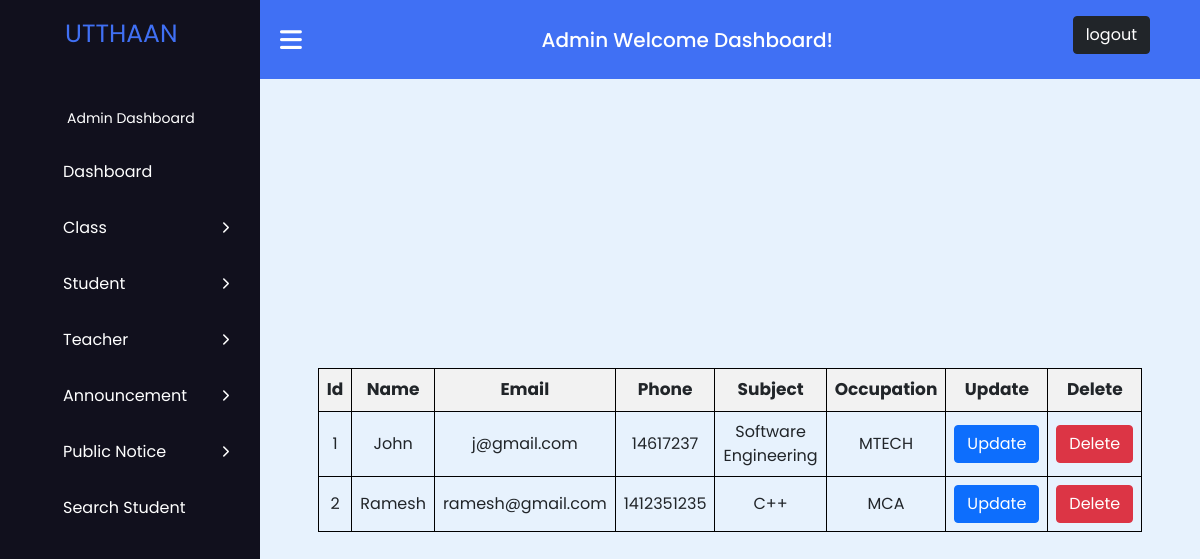
Page /manage_teacher.php (signed in) on the committed database.
### tables this page shows
CREATE TABLE `teacher` (
  `id` int(50) NOT NULL,
  `name` varchar(20) DEFAULT NULL,
  `email` varchar(30) DEFAULT NULL,
  `phone` int(20) DEFAULT NULL,
  `subject` varchar(30) DEFAULT NULL,
  `occupation` varchar(20) DEFAULT NULL
);

### manage_teacher.php (the view, shortened to what this page needs)
<?php
$host = "localhost";
$user = "root";
$password = "";
$database = "sms-project";
$data = mysqli_connect($host, $user, $password, $database);
$sql = "SELECT * FROM teacher";
$result = mysqli_query($data, $sql);
?>
<!DOCTYPE html>
<html lang="en">
<head>
    <link rel="stylesheet" href="https://cdnjs.cloudflare.com/ajax/libs/font-awesome/6.2.1/css/all.min.css" />
    <link href="https://cdn.jsdelivr.net/npm/bootstrap@5.0.2/dist/css/bootstrap.min.css" rel="stylesheet">
</head>
<body>
    <?php
    include 'admin_sidebar.php';
    ?>
    <main class="main">
        <table>
            <thead>
                <tr>
                    <th class="table_th">Id</th>
                    <th class="table_th">Name</th>
                    <th class="table_th">Email</th>
                    <th class="table_th">Phone</th>
                    <th class="table_th">Subject</th>
                    <th class="table_th">Occupation</th>
                    <th class="table_th">Update</th>
                    <th class="table_th">Delete</th>
                </tr>
            </thead>
            <tbody>
                <?php
                $sno=1;
                while ($info = $result->fetch_assoc()) {
                    ?>
                    <tr>
                       <td class="table_td"> <?php echo $sno++; ?></td>
                        <td class="table_td">
                            <?php echo "{$info['name']}"; ?>
                        </td>
                        <td class="table_td">
                            <?php echo "{$info['email']}"; ?>
                        </td>
                        <td class="table_td">
                            <?php echo "{$info['phone']}"; ?>
                        </td>
                        <td class="table_td">
                            <?php echo "{$info['subject']}"; ?>
                        </td>
                        <td class="table_td">
                            <?php echo "{$info['occupation']}"; ?>
                        </td>
                        <td class="table_td">
                            <?php echo "<a onClick=\"javascript:return confirm('Are you sure to update this');\" class='btn btn-primary' href='update_teacher.php?teacher_id={$info['id']}'>Update</a>"; ?>
                        </td>
                        <td class="table_td">
                            <?php
                            echo "<a onClick=\"javascript:return confirm('Are you sure to delete this');\" class='btn btn-danger' href='delete_teacher.php?teacher_id={$info['id']}'>Delete</a>";
                            ?>
                        </td>
                    </tr>
                    <?php
                }
                ?>
            </tbody>
        </table>
    </main>
</body>
</html>

### manage_teacher.php (style rules this page uses)
table { width: 50%; margin-top: 100px; border-collapse: collapse; }
th, td { padding: 8px; text-align: left; border-bottom: 1px solid #ddd; }
th { background-color: #f2f2f2; }
.table_th { border: 1px solid black; padding: 8px; font-size: 17px; text-align: center; }
.table_td { border: 1px solid black; padding: 8px; text-align: center; }

### admin_css.php (style rules this page uses)
* { margin: 0; padding: 0; box-sizing: border-box; font-family: "Poppins", sans-serif; }
.navbar, .main { left: 260px; width: calc(100% - 260px); transition: all 0.5s ease; z-index: 1000; }
.main { position: relative; display: flex; align-items: center; justify-content: center; height: 100vh; z-index: 100; background: #e7f2fd; }

### rows in the picture
teacher: name "John", email "j@gmail.com", phone "14617237", subject "Software Engineering", occupation "MTECH"
teacher: name "Ramesh", email "ramesh@gmail.com", phone "1412351235", subject "C++", occupation "MCA"
